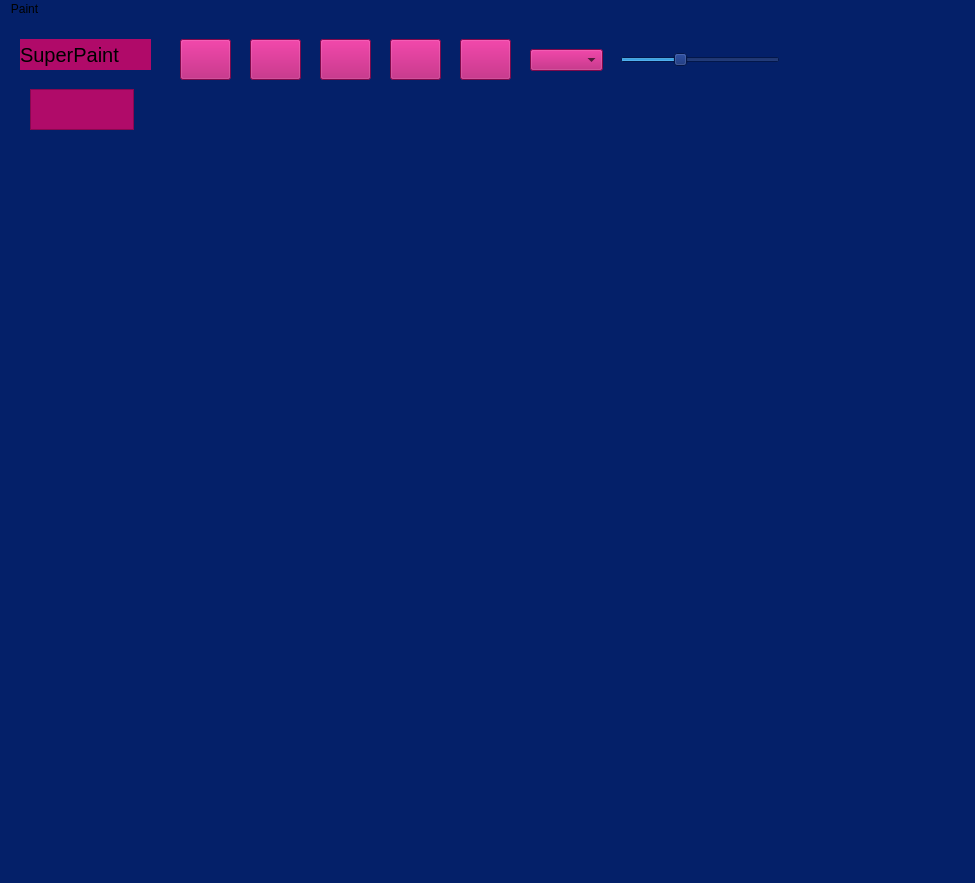
<?xml version="1.0" encoding="UTF-8"?>
<ui version="4.0">
 <class>MainWindow</class>
 <widget class="QMainWindow" name="MainWindow">
  <property name="geometry">
   <rect>
    <x>0</x>
    <y>0</y>
    <width>975</width>
    <height>883</height>
   </rect>
  </property>
  <property name="font">
   <font>
    <pointsize>8</pointsize>
   </font>
  </property>
  <property name="windowTitle">
   <string>MainWindow</string>
  </property>
  <property name="styleSheet">
   <string notr="true">background-color:#042069</string>
  </property>
  <widget class="QWidget" name="centralwidget">
   <widget class="QLabel" name="label">
    <property name="geometry">
     <rect>
      <x>20</x>
      <y>20</y>
      <width>131</width>
      <height>31</height>
     </rect>
    </property>
    <property name="font">
     <font>
      <pointsize>15</pointsize>
      <kerning>true</kerning>
     </font>
    </property>
    <property name="styleSheet">
     <string notr="true">background-color:#b00a69</string>
    </property>
    <property name="text">
     <string>SuperPaint</string>
    </property>
   </widget>
   <widget class="QTextEdit" name="txtColor">
    <property name="geometry">
     <rect>
      <x>30</x>
      <y>70</y>
      <width>104</width>
      <height>41</height>
     </rect>
    </property>
    <property name="styleSheet">
     <string notr="true">background-color:#b00b69</string>
    </property>
   </widget>
   <widget class="QSlider" name="Slider">
    <property name="geometry">
     <rect>
      <x>620</x>
      <y>30</y>
      <width>160</width>
      <height>22</height>
     </rect>
    </property>
    <property name="minimum">
     <number>1</number>
    </property>
    <property name="maximum">
     <number>80</number>
    </property>
    <property name="value">
     <number>30</number>
    </property>
    <property name="orientation">
     <enum>Qt::Horizontal</enum>
    </property>
   </widget>
   <widget class="QPushButton" name="btnPincel">
    <property name="geometry">
     <rect>
      <x>180</x>
      <y>20</y>
      <width>51</width>
      <height>41</height>
     </rect>
    </property>
    <property name="styleSheet">
     <string notr="true">background-color:#b00b69</string>
    </property>
    <property name="text">
     <string/>
    </property>
    <property name="icon">
     <iconset>
      <normaloff>../Icons/brush_24dp_E3E3E3_FILL0_wght400_GRAD0_opsz24.png</normaloff>../Icons/brush_24dp_E3E3E3_FILL0_wght400_GRAD0_opsz24.png</iconset>
    </property>
   </widget>
   <widget class="QPushButton" name="btnBorrador">
    <property name="geometry">
     <rect>
      <x>250</x>
      <y>20</y>
      <width>51</width>
      <height>41</height>
     </rect>
    </property>
    <property name="styleSheet">
     <string notr="true">background-color:#b00b69</string>
    </property>
    <property name="text">
     <string/>
    </property>
    <property name="icon">
     <iconset>
      <normaloff>../Icons/eraser_size_1_24dp_E3E3E3_FILL0_wght400_GRAD0_opsz24.png</normaloff>../Icons/eraser_size_1_24dp_E3E3E3_FILL0_wght400_GRAD0_opsz24.png</iconset>
    </property>
   </widget>
   <widget class="QPushButton" name="btnGuardar">
    <property name="geometry">
     <rect>
      <x>460</x>
      <y>20</y>
      <width>51</width>
      <height>41</height>
     </rect>
    </property>
    <property name="styleSheet">
     <string notr="true">background-color:#b00b69</string>
    </property>
    <property name="text">
     <string/>
    </property>
    <property name="icon">
     <iconset>
      <normaloff>../Icons/save_24dp_E3E3E3_FILL0_wght400_GRAD0_opsz24.png</normaloff>../Icons/save_24dp_E3E3E3_FILL0_wght400_GRAD0_opsz24.png</iconset>
    </property>
   </widget>
   <widget class="QPushButton" name="btnCuadro">
    <property name="geometry">
     <rect>
      <x>320</x>
      <y>20</y>
      <width>51</width>
      <height>41</height>
     </rect>
    </property>
    <property name="styleSheet">
     <string notr="true">background-color:#b00b69</string>
    </property>
    <property name="text">
     <string/>
    </property>
    <property name="icon">
     <iconset>
      <normaloff>../Icons/square_24dp_E3E3E3_FILL0_wght400_GRAD0_opsz24.png</normaloff>../Icons/square_24dp_E3E3E3_FILL0_wght400_GRAD0_opsz24.png</iconset>
    </property>
   </widget>
   <widget class="QPushButton" name="btnLinea">
    <property name="geometry">
     <rect>
      <x>390</x>
      <y>20</y>
      <width>51</width>
      <height>41</height>
     </rect>
    </property>
    <property name="styleSheet">
     <string notr="true">background-color:#b00b69</string>
    </property>
    <property name="text">
     <string/>
    </property>
    <property name="icon">
     <iconset>
      <normaloff>../Icons/line_end_24dp_E3E3E3_FILL0_wght400_GRAD0_opsz24.png</normaloff>../Icons/line_end_24dp_E3E3E3_FILL0_wght400_GRAD0_opsz24.png</iconset>
    </property>
   </widget>
   <widget class="QComboBox" name="comboDibujos">
    <property name="geometry">
     <rect>
      <x>530</x>
      <y>30</y>
      <width>73</width>
      <height>22</height>
     </rect>
    </property>
    <property name="styleSheet">
     <string notr="true">background-color:#b00b69</string>
    </property>
   </widget>
   <widget class="QWidget" name="widget" native="true">
    <property name="geometry">
     <rect>
      <x>170</x>
      <y>90</y>
      <width>600</width>
      <height>600</height>
     </rect>
    </property>
   </widget>
  </widget>
  <widget class="QMenuBar" name="menubar">
   <property name="geometry">
    <rect>
     <x>0</x>
     <y>0</y>
     <width>975</width>
     <height>26</height>
    </rect>
   </property>
   <widget class="QMenu" name="menuPaint">
    <property name="title">
     <string>Paint</string>
    </property>
    <addaction name="actionOpen"/>
   </widget>
   <addaction name="menuPaint"/>
  </widget>
  <widget class="QStatusBar" name="statusbar"/>
  <action name="actionOpen">
   <property name="text">
    <string>Open</string>
   </property>
  </action>
 </widget>
 <resources/>
 <connections/>
</ui>
